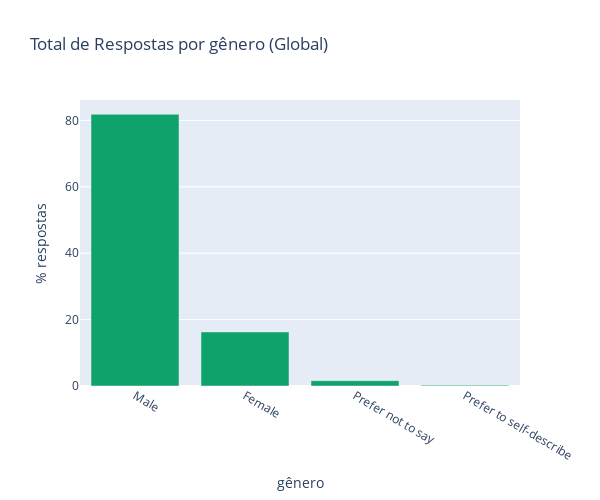

Notebook code cell kept with this figure:
### Markdown cell above
### Checking Gender Answers ###

### Code cell
gender=data['Q2'][1:].value_counts().reset_index()
gender.rename(columns={"index": "sex", "Q2": "total_responses"}, inplace = True)
gender['total per %'] = np.around(((gender['total_responses']/gender.total_responses.sum())*100), decimals =2)
fig = go.Figure([go.Bar(x= gender.sex, 
                        y=gender['total per %'],
                       marker = dict(
                         color='#0fa36b'))])
fig.update_layout(autosize=False,
                    width=600,
                    height=500,
                    title=" Total de Respostas por gênero (Global)",
                 yaxis_title='% respostas',
                  xaxis_title='gênero')
fig.show()

### Figure 1 — Plotly figure (JSON) as saved in the notebook; plotly's stock layout.template omitted (floating-point values rounded to 4 significant figures)
{"data": [{"marker": {"color": "#0fa36b"}, "type": "bar", "x": ["Male", "Female", "Prefer not to say", "Prefer to self-describe"], "y": [81.85, 16.29, 1.61, 0.25]}], "layout": {"autosize": false, "height": 500, "title": {"text": " Total de Respostas por gênero (Global)"}, "width": 600, "xaxis": {"title": {"text": "gênero"}}, "yaxis": {"title": {"text": "% respostas"}}}}
